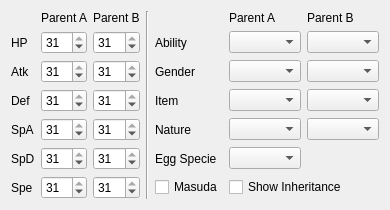
<?xml version="1.0" encoding="UTF-8"?>
<ui version="4.0">
 <class>EggSettings</class>
 <widget class="QWidget" name="EggSettings">
  <property name="geometry">
   <rect>
    <x>0</x>
    <y>0</y>
    <width>370</width>
    <height>202</height>
   </rect>
  </property>
  <layout class="QGridLayout" name="gridLayout">
   <item row="0" column="1">
    <widget class="QLabel" name="labelParentAIVs">
     <property name="sizePolicy">
      <sizepolicy hsizetype="Preferred" vsizetype="Fixed">
       <horstretch>0</horstretch>
       <verstretch>0</verstretch>
      </sizepolicy>
     </property>
     <property name="text">
      <string>Parent A</string>
     </property>
    </widget>
   </item>
   <item row="0" column="2">
    <widget class="QLabel" name="labelParentBIVs">
     <property name="sizePolicy">
      <sizepolicy hsizetype="Preferred" vsizetype="Fixed">
       <horstretch>0</horstretch>
       <verstretch>0</verstretch>
      </sizepolicy>
     </property>
     <property name="text">
      <string>Parent B</string>
     </property>
    </widget>
   </item>
   <item row="1" column="0">
    <widget class="QLabel" name="labelHP">
     <property name="text">
      <string>HP</string>
     </property>
    </widget>
   </item>
   <item row="1" column="1">
    <widget class="QSpinBox" name="spinBoxParentAHP">
     <property name="maximum">
      <number>31</number>
     </property>
     <property name="value">
      <number>31</number>
     </property>
    </widget>
   </item>
   <item row="1" column="2">
    <widget class="QSpinBox" name="spinBoxParentBHP">
     <property name="maximum">
      <number>31</number>
     </property>
     <property name="value">
      <number>31</number>
     </property>
    </widget>
   </item>
   <item row="2" column="0">
    <widget class="QLabel" name="labelAtk">
     <property name="text">
      <string>Atk</string>
     </property>
    </widget>
   </item>
   <item row="2" column="1">
    <widget class="QSpinBox" name="spinBoxParentAAtk">
     <property name="maximum">
      <number>31</number>
     </property>
     <property name="value">
      <number>31</number>
     </property>
    </widget>
   </item>
   <item row="2" column="2">
    <widget class="QSpinBox" name="spinBoxParentBAtk">
     <property name="maximum">
      <number>31</number>
     </property>
     <property name="value">
      <number>31</number>
     </property>
    </widget>
   </item>
   <item row="3" column="0">
    <widget class="QLabel" name="labelDef">
     <property name="text">
      <string>Def</string>
     </property>
    </widget>
   </item>
   <item row="3" column="1">
    <widget class="QSpinBox" name="spinBoxParentADef">
     <property name="maximum">
      <number>31</number>
     </property>
     <property name="value">
      <number>31</number>
     </property>
    </widget>
   </item>
   <item row="3" column="2">
    <widget class="QSpinBox" name="spinBoxParentBDef">
     <property name="maximum">
      <number>31</number>
     </property>
     <property name="value">
      <number>31</number>
     </property>
    </widget>
   </item>
   <item row="4" column="0">
    <widget class="QLabel" name="labelSpA">
     <property name="text">
      <string>SpA</string>
     </property>
    </widget>
   </item>
   <item row="4" column="1">
    <widget class="QSpinBox" name="spinBoxParentASpA">
     <property name="maximum">
      <number>31</number>
     </property>
     <property name="value">
      <number>31</number>
     </property>
    </widget>
   </item>
   <item row="4" column="2">
    <widget class="QSpinBox" name="spinBoxParentBSpA">
     <property name="maximum">
      <number>31</number>
     </property>
     <property name="value">
      <number>31</number>
     </property>
    </widget>
   </item>
   <item row="5" column="0">
    <widget class="QLabel" name="labelSpD">
     <property name="text">
      <string>SpD</string>
     </property>
    </widget>
   </item>
   <item row="5" column="1">
    <widget class="QSpinBox" name="spinBoxParentASpD">
     <property name="maximum">
      <number>31</number>
     </property>
     <property name="value">
      <number>31</number>
     </property>
    </widget>
   </item>
   <item row="5" column="2">
    <widget class="QSpinBox" name="spinBoxParentBSpD">
     <property name="maximum">
      <number>31</number>
     </property>
     <property name="value">
      <number>31</number>
     </property>
    </widget>
   </item>
   <item row="6" column="0">
    <widget class="QLabel" name="labelSpe">
     <property name="text">
      <string>Spe</string>
     </property>
    </widget>
   </item>
   <item row="6" column="1">
    <widget class="QSpinBox" name="spinBoxParentASpe">
     <property name="maximum">
      <number>31</number>
     </property>
     <property name="value">
      <number>31</number>
     </property>
    </widget>
   </item>
   <item row="6" column="2">
    <widget class="QSpinBox" name="spinBoxParentBSpe">
     <property name="maximum">
      <number>31</number>
     </property>
     <property name="value">
      <number>31</number>
     </property>
    </widget>
   </item>
   <item row="0" column="3" rowspan="7">
    <widget class="Line" name="line">
     <property name="orientation">
      <enum>Qt::Orientation::Vertical</enum>
     </property>
    </widget>
   </item>
   <item row="0" column="5">
    <widget class="QLabel" name="labelParentA">
     <property name="sizePolicy">
      <sizepolicy hsizetype="Preferred" vsizetype="Fixed">
       <horstretch>0</horstretch>
       <verstretch>0</verstretch>
      </sizepolicy>
     </property>
     <property name="text">
      <string>Parent A</string>
     </property>
    </widget>
   </item>
   <item row="0" column="6">
    <widget class="QLabel" name="labelParentB">
     <property name="sizePolicy">
      <sizepolicy hsizetype="Preferred" vsizetype="Fixed">
       <horstretch>0</horstretch>
       <verstretch>0</verstretch>
      </sizepolicy>
     </property>
     <property name="text">
      <string>Parent B</string>
     </property>
    </widget>
   </item>
   <item row="1" column="4">
    <widget class="QLabel" name="labelAbility">
     <property name="text">
      <string>Ability</string>
     </property>
    </widget>
   </item>
   <item row="1" column="5">
    <widget class="QComboBox" name="comboBoxParentAAbility"/>
   </item>
   <item row="1" column="6">
    <widget class="QComboBox" name="comboBoxParentBAbility"/>
   </item>
   <item row="2" column="4">
    <widget class="QLabel" name="labelGender">
     <property name="text">
      <string>Gender</string>
     </property>
    </widget>
   </item>
   <item row="2" column="5">
    <widget class="QComboBox" name="comboBoxParentAGender"/>
   </item>
   <item row="2" column="6">
    <widget class="QComboBox" name="comboBoxParentBGender"/>
   </item>
   <item row="3" column="4">
    <widget class="QLabel" name="labelItem">
     <property name="text">
      <string>Item</string>
     </property>
    </widget>
   </item>
   <item row="3" column="5">
    <widget class="ComboBox" name="comboBoxParentAItem"/>
   </item>
   <item row="3" column="6">
    <widget class="ComboBox" name="comboBoxParentBItem"/>
   </item>
   <item row="4" column="4">
    <widget class="QLabel" name="labelNature">
     <property name="text">
      <string>Nature</string>
     </property>
    </widget>
   </item>
   <item row="4" column="5">
    <widget class="ComboBoxProxy" name="comboBoxParentANature"/>
   </item>
   <item row="4" column="6">
    <widget class="ComboBoxProxy" name="comboBoxParentBNature"/>
   </item>
   <item row="5" column="4">
    <widget class="QLabel" name="labelEggSpecie">
     <property name="text">
      <string>Egg Specie</string>
     </property>
    </widget>
   </item>
   <item row="5" column="5">
    <widget class="ComboBox" name="comboBoxEggSpecie"/>
   </item>
   <item row="6" column="4">
    <widget class="QCheckBox" name="checkBoxMasuda">
     <property name="text">
      <string>Masuda</string>
     </property>
    </widget>
   </item>
   <item row="6" column="5" colspan="2">
    <widget class="QCheckBox" name="checkBoxShowInheritance">
     <property name="text">
      <string>Show Inheritance</string>
     </property>
    </widget>
   </item>
  </layout>
 </widget>
 <customwidgets>
  <customwidget>
   <class>ComboBox</class>
   <extends>QComboBox</extends>
   <header>Form/Controls/ComboBox.hpp</header>
  </customwidget>
  <customwidget>
   <class>ComboBoxProxy</class>
   <extends>QComboBox</extends>
   <header>Form/Controls/ComboBoxProxy.hpp</header>
  </customwidget>
 </customwidgets>
 <tabstops>
  <tabstop>spinBoxParentAHP</tabstop>
  <tabstop>spinBoxParentAAtk</tabstop>
  <tabstop>spinBoxParentADef</tabstop>
  <tabstop>spinBoxParentASpA</tabstop>
  <tabstop>spinBoxParentASpD</tabstop>
  <tabstop>spinBoxParentASpe</tabstop>
  <tabstop>spinBoxParentBHP</tabstop>
  <tabstop>spinBoxParentBAtk</tabstop>
  <tabstop>spinBoxParentBDef</tabstop>
  <tabstop>spinBoxParentBSpA</tabstop>
  <tabstop>spinBoxParentBSpD</tabstop>
  <tabstop>spinBoxParentBSpe</tabstop>
  <tabstop>comboBoxParentAAbility</tabstop>
  <tabstop>comboBoxParentAGender</tabstop>
  <tabstop>comboBoxParentAItem</tabstop>
  <tabstop>comboBoxParentANature</tabstop>
  <tabstop>comboBoxEggSpecie</tabstop>
  <tabstop>comboBoxParentBAbility</tabstop>
  <tabstop>comboBoxParentBGender</tabstop>
  <tabstop>comboBoxParentBItem</tabstop>
  <tabstop>comboBoxParentBNature</tabstop>
  <tabstop>checkBoxMasuda</tabstop>
  <tabstop>checkBoxShowInheritance</tabstop>
 </tabstops>
 <resources/>
 <connections/>
</ui>
